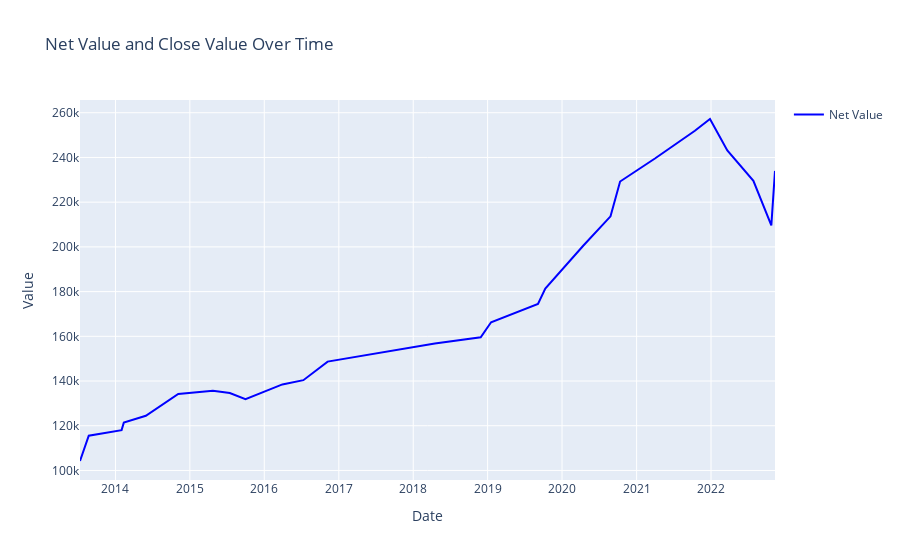

The notebook cell saved with this chart:
### Code cell
import plotly.graph_objects as go


# Extract the 'Net Value' and 'Close' values from the 'trades' list
netvalue_values = [trade['Net Value'] for trade in trades]
close_values = [data['Close'] for index in data.iterrows()]

# Extract the corresponding dates
netvalue_dates = [trade['Sell Date'] for trade in trades]
close_dates = data.index.tolist()

# Create a figure
fig = go.Figure()

# Add traces for 'Net Value' and 'Close'
fig.add_trace(go.Scatter(x=netvalue_dates, y=netvalue_values, mode='lines', name='Net Value', line=dict(color='blue')))


# Set axis labels and title
fig.update_xaxes(title_text='Date')
fig.update_yaxes(title_text='Value')
fig.update_layout(title_text='Net Value and Close Value Over Time')

# Add a legend
fig.update_layout(showlegend=True)

# Show the plot
fig.show()

### Figure 1 — Plotly figure (JSON) as saved in the notebook; plotly's stock layout.template omitted (floating-point values rounded to 4 significant figures)
{"data": [{"line": {"color": "blue"}, "mode": "lines", "name": "Net Value", "type": "scatter", "x": ["2013-07-11T00:00:00", "2013-08-23T00:00:00", "2014-01-31T00:00:00", "2014-02-11T00:00:00", "2014-05-30T00:00:00", "2014-11-05T00:00:00", "2015-04-24T00:00:00", "2015-07-16T00:00:00", "2015-10-01T00:00:00", "2016-03-30T00:00:00", "2016-07-11T00:00:00", "2016-11-07T00:00:00", "2018-04-17T00:00:00", "2018-11-28T00:00:00", "2019-01-18T00:00:00", "2019-09-05T00:00:00", "2019-10-11T00:00:00", "2020-04-14T00:00:00", "2020-08-26T00:00:00", "2020-10-12T00:00:00", "2021-04-01T00:00:00", "2021-10-14T00:00:00", "2021-12-27T00:00:00", "2022-03-22T00:00:00", "2022-07-28T00:00:00", "2022-10-24T00:00:00", "2022-11-11T00:00:00"], "y": [104200.0, 115500.0, 118000.0, 121400.0, 124400.0, 134200.0, 135600.0, 134600.0, 131900.0, 138500.0, 140400.0, 148700.0, 156700.0, 159500.0, 166300.0, 174500.0, 181300.0, 200500.0, 213700.0, 229200.0, 239500.0, 252000.0, 257200.0, 243200.0, 229500.0, 209600.0, 234000.0]}], "layout": {"showlegend": true, "title": {"text": "Net Value and Close Value Over Time"}, "xaxis": {"title": {"text": "Date"}}, "yaxis": {"title": {"text": "Value"}}}}
